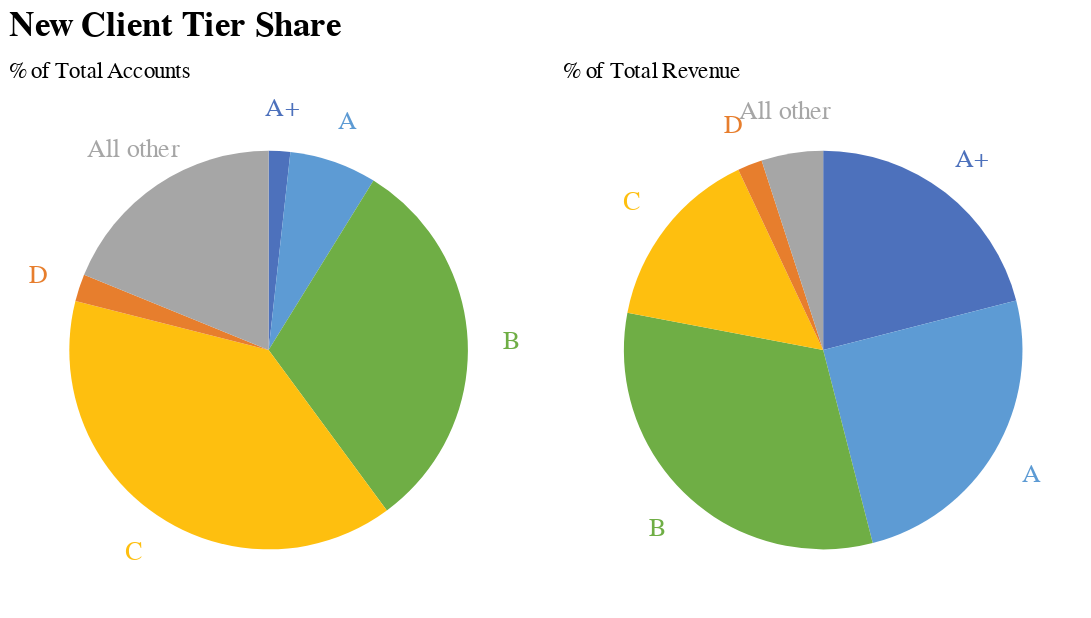

Notebook cell for this chart:
### Markdown cell above
With both graphs available, we can add them next to each other and include a main title.

### Code cell
# Combining two pie charts using the vertical concatenation operator '|'
pies = acc_pie | rev_pie

# Setting properties for the combined pie charts
pies.properties(
    title = alt.Title('New Client Tier Share', offset=10, fontSize=20)  # Adding a title with specific offset and font size
)

### Figure 1 — Vega-Lite specification as saved in the notebook (floating-point values rounded to 4 significant figures)
{"config": {"view": {"continuousWidth": 300, "continuousHeight": 300}}, "hconcat": [{"layer": [{"mark": {"type": "arc", "outerRadius": 115}, "encoding": {"color": {"field": "Tier", "legend": null, "scale": {"range": ["#4d71bc", "#5d9bd4", "#6fae45", "#febf0f", "#e77e2d", "#a6a6a6"]}, "sort": null, "type": "nominal"}, "order": {"field": "Tier:O"}, "theta": {"field": "% Accounts", "stack": true, "type": "quantitative"}}, "title": {"text": "% of Total Accounts", "anchor": "start", "fontWeight": "normal"}}, {"mark": {"type": "text", "radius": 140, "size": 15}, "encoding": {"color": {"field": "Tier", "legend": null, "scale": {"range": ["#4d71bc", "#5d9bd4", "#6fae45", "#febf0f", "#e77e2d", "#a6a6a6"]}, "sort": null, "type": "nominal"}, "order": {"field": "Tier:O"}, "text": {"field": "Tier", "type": "nominal"}, "theta": {"field": "% Accounts", "stack": true, "type": "quantitative"}}, "title": {"text": "% of Total Accounts", "anchor": "start", "fontWeight": "normal"}}]}, {"layer": [{"mark": {"type": "arc", "outerRadius": 115}, "encoding": {"color": {"field": "Tier", "legend": null, "scale": {"range": ["#4d71bc", "#5d9bd4", "#6fae45", "#febf0f", "#e77e2d", "#a6a6a6"]}, "sort": null, "type": "nominal"}, "order": {"field": "Tier:O"}, "theta": {"field": "% Revenue", "stack": true, "type": "quantitative"}}, "title": {"text": "% of Total Revenue", "anchor": "start", "fontWeight": "normal"}}, {"mark": {"type": "text", "radius": 140, "size": 15}, "encoding": {"color": {"field": "Tier", "legend": null, "scale": {"range": ["#4d71bc", "#5d9bd4", "#6fae45", "#febf0f", "#e77e2d", "#a6a6a6"]}, "sort": null, "type": "nominal"}, "order": {"field": "Tier:O"}, "text": {"field": "Tier", "type": "nominal"}, "theta": {"field": "% Revenue", "stack": true, "type": "quantitative"}}, "title": {"text": "% of Total Revenue", "anchor": "start", "fontWeight": "normal"}}]}], "data": {"name": "data-35f9124c4b8dd7e8e6a83d69924ed8ee"}, "title": {"text": "New Client Tier Share", "fontSize": 20, "offset": 10}, "$schema": "https://vega.github.io/schema/vega-lite/v5.15.1.json", "datasets": {"data-35f9124c4b8dd7e8e6a83d69924ed8ee": [{"Tier": "A+", "# of Accounts": 19.0, "% Accounts": 1.746, "Revenue ($M)": 3.927, "% Revenue": 21.0}, {"Tier": "A", "# of Accounts": 77.0, "% Accounts": 7.077, "Revenue ($M)": 4.675, "% Revenue": 25.0}, {"Tier": "B", "# of Accounts": 338.0, "% Accounts": 31.07, "Revenue ($M)": 5.984, "% Revenue": 32.0}, {"Tier": "C", "# of Accounts": 425.0, "% Accounts": 39.06, "Revenue ($M)": 2.805, "% Revenue": 15.0}, {"Tier": "D", "# of Accounts": 24.0, "% Accounts": 2.206, "Revenue ($M)": 0.374, "% Revenue": 2.0}, {"Tier": "All other", "# of Accounts": 205.0, "% Accounts": 18.84, "Revenue ($M)": 0.935, "% Revenue": 5.0}]}}
